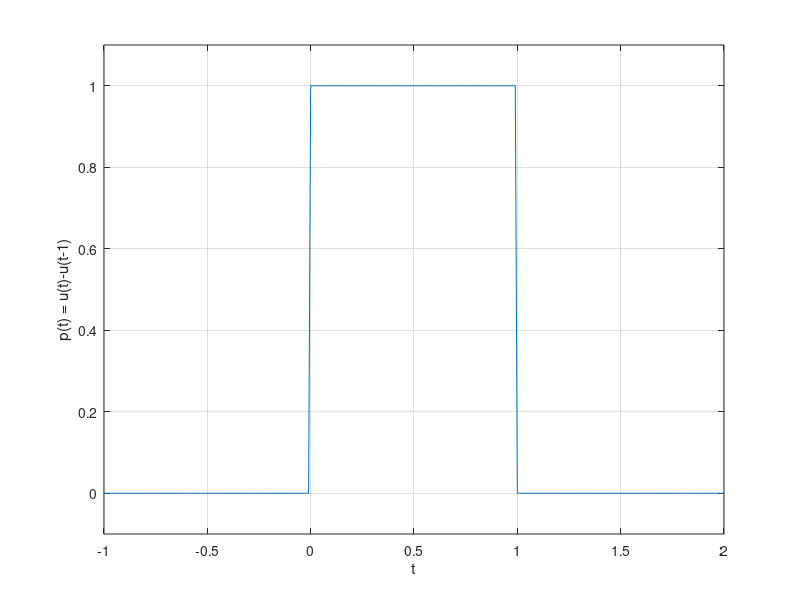

Source code (MATLAB):
p = @(t) 1.0.*((t>=0)&(t<1));
t = (-2:0.01:2);
plot(t,p(t)); %change depending on function needing to be plotted
xlabel('t'); ylabel('p(t) = u(t)-u(t-1)'); % edit for proper labels
axis([-1 2 -.1 1.1]);% change axis size
grid;

%r = @(t) t.*p(t); %B.2
%n = @(t) r(t) + r(-t+2);%B.2
%n1 = @(t) n(0.5.*t); %B.3
%n2 = @(t) n1(t+0.5); %B.3
%n3 = @(t) n(t+0.25); %B.4
%n4 = @(t) n3(0.5.*t); %B.4
%t = (-1:0.01:5); 
